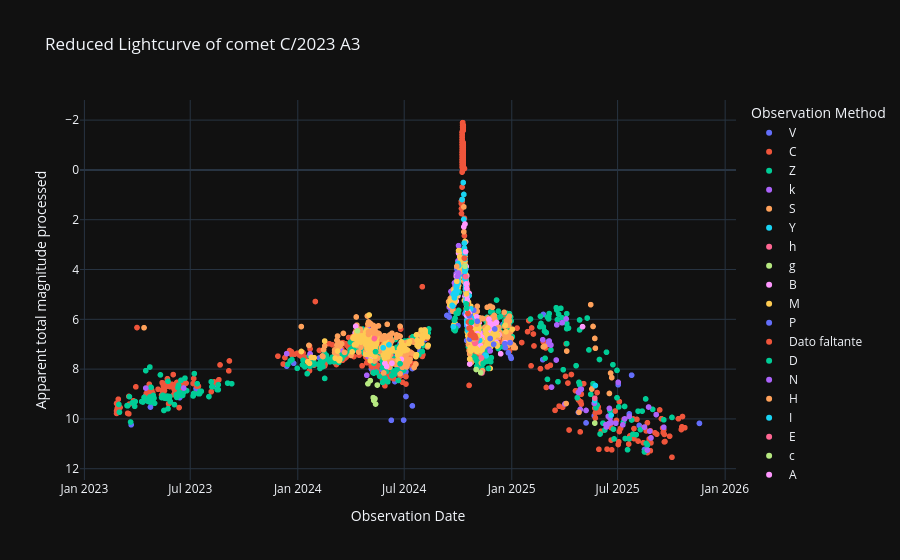

Here is the notebook cell this chart was saved with:
### Code cell
# Curva de luz reducida
labels = {'obs_date':'Observation Date','magnitud_reducida':'Apparent total magnitude processed', 'obs_method_key' : 'Observation Method'}
fig = px.scatter(curva_de_luz_procesada_df, x='obs_date', y='magnitud_reducida', color='obs_method_key', template= 'plotly_dark', labels= labels, title=f'Reduced Lightcurve of comet {nombre_cometa}')
fig.update_yaxes(autorange="reversed")
fig.show()

### Figure 1 — Plotly figure (JSON) as saved in the notebook; plotly's stock layout.template omitted (floating-point values rounded to 4 significant figures; data arrays with more than 128 entries replaced by an {"elided": "..."} marker saying what was removed)
{"data": [{"hovertemplate": "Observation Method=V<br>Observation Date=%{x}<br>Apparent total magnitude processed=%{y}<extra></extra>", "legendgroup": "V", "marker": {"color": "#636efa", "symbol": "circle"}, "mode": "markers", "name": "V", "showlegend": true, "type": "scattergl", "x": {"elided": "131 str values"}, "xaxis": "x", "y": {"elided": "131 float values"}, "yaxis": "y"}, {"hovertemplate": "Observation Method=C<br>Observation Date=%{x}<br>Apparent total magnitude processed=%{y}<extra></extra>", "legendgroup": "C", "marker": {"color": "#EF553B", "symbol": "circle"}, "mode": "markers", "name": "C", "showlegend": true, "type": "scattergl", "x": {"elided": "719 str values"}, "xaxis": "x", "y": {"elided": "719 float values"}, "yaxis": "y"}, {"hovertemplate": "Observation Method=Z<br>Observation Date=%{x}<br>Apparent total magnitude processed=%{y}<extra></extra>", "legendgroup": "Z", "marker": {"color": "#00cc96", "symbol": "circle"}, "mode": "markers", "name": "Z", "showlegend": true, "type": "scattergl", "x": {"elided": "467 str values"}, "xaxis": "x", "y": {"elided": "467 float values"}, "yaxis": "y"}, {"hovertemplate": "Observation Method=k<br>Observation Date=%{x}<br>Apparent total magnitude processed=%{y}<extra></extra>", "legendgroup": "k", "marker": {"color": "#ab63fa", "symbol": "circle"}, "mode": "markers", "name": "k", "showlegend": true, "type": "scattergl", "x": ["2025-09-18T00:00:00", "2025-09-05T00:00:00", "2025-08-27T00:00:00", "2025-08-25T00:00:00", "2025-08-23T00:00:00", "2025-08-21T00:00:00", "2025-08-16T00:00:00", "2025-07-21T00:00:00", "2025-07-13T00:00:00", "2025-07-10T00:00:00", "2025-07-02T00:00:00", "2025-06-28T00:00:00", "2025-06-20T00:00:00", "2025-06-18T00:00:00", "2025-06-17T00:00:00", "2025-06-16T00:00:00", "2025-06-15T00:00:00", "2025-06-12T00:00:00", "2025-06-11T00:00:00", "2025-05-22T00:00:00", "2025-05-08T00:00:00", "2025-04-30T00:00:00", "2025-04-28T00:00:00", "2025-04-28T00:00:00", "2025-04-26T00:00:00", "2025-04-25T00:00:00", "2025-04-04T00:00:00", "2025-04-02T00:00:00", "2025-03-28T00:00:00", "2025-03-19T00:00:00", "2025-03-18T00:00:00", "2025-03-10T00:00:00", "2025-03-09T00:00:00", "2025-03-06T00:00:00", "2025-03-04T00:00:00", "2025-02-23T00:00:00", "2024-11-29T00:00:00", "2024-11-28T00:00:00", "2024-11-27T00:00:00", "2024-11-22T00:00:00", "2024-11-12T00:00:00", "2024-11-01T00:00:00", "2024-10-28T00:00:00", "2024-10-24T00:00:00", "2024-10-23T00:00:00", "2024-10-20T00:00:00", "2024-10-19T00:00:00", "2024-10-03T00:00:00", "2024-10-02T00:00:00", "2024-10-01T00:00:00", "2024-09-29T00:00:00", "2024-09-28T00:00:00", "2024-09-27T00:00:00", "2024-09-26T00:00:00", "2024-09-26T00:00:00", "2024-09-25T00:00:00", "2024-09-25T00:00:00", "2024-09-25T00:00:00", "2024-09-24T00:00:00", "2024-09-21T00:00:00", "2024-09-19T00:00:00", "2024-09-19T00:00:00", "2024-09-16T00:00:00", "2024-07-28T00:00:00", "2024-06-26T00:00:00", "2024-06-11T00:00:00", "2024-06-10T00:00:00", "2024-05-31T00:00:00", "2024-05-13T00:00:00", "2024-05-13T00:00:00", "2024-05-13T00:00:00", "2024-05-12T00:00:00", "2024-05-12T00:00:00", "2024-05-12T00:00:00", "2024-05-12T00:00:00", "2024-05-07T00:00:00", "2024-05-03T00:00:00", "2024-05-02T00:00:00", "2024-05-01T00:00:00", "2024-05-01T00:00:00", "2024-04-30T00:00:00", "2024-04-28T00:00:00", "2024-04-15T00:00:00", "2024-03-14T00:00:00", "2024-03-05T00:00:00", "2024-01-22T00:00:00", "2023-12-13T00:00:00", "2023-06-20T00:00:00", "2023-04-16T00:00:00"], "xaxis": "x", "y": [10.34, 9.827, 10.76, 10.49, 9.522, 11.25, 10.33, 9.897, 10.0, 10.24, 8.529, 10.17, 10.15, 9.968, 9.578, 10.19, 9.896, 10.32, 10.23, 9.374, 9.659, 8.807, 9.619, 8.819, 9.732, 8.938, 5.982, 9.398, 6.14, 6.225, 7.635, 8.722, 7.034, 6.871, 6.996, 6.82, 6.219, 6.379, 6.042, 6.774, 6.564, 6.415, 7.037, 7.024, 7.076, 6.154, 7.009, 3.918, 3.042, 3.655, 3.873, 4.17, 4.668, 4.658, 4.758, 5.037, 5.037, 4.537, 5.016, 5.043, 5.282, 4.882, 5.509, 6.975, 7.303, 7.669, 7.761, 7.586, 7.601, 6.301, 6.501, 6.688, 6.888, 6.888, 7.088, 7.513, 7.344, 6.726, 6.407, 6.607, 7.488, 8.247, 6.442, 7.219, 7.259, 7.388, 7.38, 8.759, 8.762], "yaxis": "y"}, {"hovertemplate": "Observation Method=S<br>Observation Date=%{x}<br>Apparent total magnitude processed=%{y}<extra></extra>", "legendgroup": "S", "marker": {"color": "#FFA15A", "symbol": "circle"}, "mode": "markers", "name": "S", "showlegend": true, "type": "scattergl", "x": {"elided": "581 str values"}, "xaxis": "x", "y": {"elided": "581 float values"}, "yaxis": "y"}, {"hovertemplate": "Observation Method=Y<br>Observation Date=%{x}<br>Apparent total magnitude processed=%{y}<extra></extra>", "legendgroup": "Y", "marker": {"color": "#19d3f3", "symbol": "circle"}, "mode": "markers", "name": "Y", "showlegend": true, "type": "scattergl", "x": ["2025-06-20T00:00:00", "2025-05-24T00:00:00", "2025-05-23T00:00:00"], "xaxis": "x", "y": [9.85, 8.661, 9.268], "yaxis": "y"}, {"hovertemplate": "Observation Method=h<br>Observation Date=%{x}<br>Apparent total magnitude processed=%{y}<extra></extra>", "legendgroup": "h", "marker": {"color": "#FF6692", "symbol": "circle"}, "mode": "markers", "name": "h", "showlegend": true, "type": "scattergl", "x": ["2025-05-23T00:00:00"], "xaxis": "x", "y": [9.168], "yaxis": "y"}, {"hovertemplate": "Observation Method=g<br>Observation Date=%{x}<br>Apparent total magnitude processed=%{y}<extra></extra>", "legendgroup": "g", "marker": {"color": "#B6E880", "symbol": "circle"}, "mode": "markers", "name": "g", "showlegend": true, "type": "scattergl", "x": ["2025-05-23T00:00:00"], "xaxis": "x", "y": [10.17], "yaxis": "y"}, {"hovertemplate": "Observation Method=B<br>Observation Date=%{x}<br>Apparent total magnitude processed=%{y}<extra></extra>", "legendgroup": "B", "marker": {"color": "#FF97FF", "symbol": "circle"}, "mode": "markers", "name": "B", "showlegend": true, "type": "scattergl", "x": {"elided": "164 str values"}, "xaxis": "x", "y": {"elided": "164 float values"}, "yaxis": "y"}, {"hovertemplate": "Observation Method=M<br>Observation Date=%{x}<br>Apparent total magnitude processed=%{y}<extra></extra>", "legendgroup": "M", "marker": {"color": "#FECB52", "symbol": "circle"}, "mode": "markers", "name": "M", "showlegend": true, "type": "scattergl", "x": {"elided": "554 str values"}, "xaxis": "x", "y": {"elided": "554 float values"}, "yaxis": "y"}, {"hovertemplate": "Observation Method=P<br>Observation Date=%{x}<br>Apparent total magnitude processed=%{y}<extra></extra>", "legendgroup": "P", "marker": {"color": "#636efa", "symbol": "circle"}, "mode": "markers", "name": "P", "showlegend": true, "type": "scattergl", "x": ["2024-12-31T00:00:00", "2024-12-30T00:00:00", "2024-12-29T00:00:00", "2024-12-26T00:00:00", "2024-12-21T00:00:00", "2024-12-20T00:00:00", "2024-12-03T00:00:00", "2024-12-01T00:00:00", "2024-11-25T00:00:00", "2024-11-23T00:00:00", "2024-11-21T00:00:00", "2024-11-16T00:00:00", "2024-10-28T00:00:00", "2024-10-22T00:00:00", "2024-10-20T00:00:00", "2024-10-16T00:00:00", "2024-10-16T00:00:00", "2024-10-15T00:00:00", "2024-10-14T00:00:00", "2024-10-14T00:00:00", "2024-10-13T00:00:00", "2024-10-13T00:00:00", "2024-10-12T00:00:00", "2024-10-01T00:00:00"], "xaxis": "x", "y": [7.568, 7.502, 6.937, 7.346, 7.138, 6.978, 6.387, 7.001, 6.77, 7.203, 7.245, 7.424, 5.637, 5.833, 6.154, 6.25, 5.75, 5.28, 4.987, 4.587, 5.773, 3.873, 4.244, 6.255], "yaxis": "y"}, {"hovertemplate": "Observation Method=Dato faltante<br>Observation Date=%{x}<br>Apparent total magnitude processed=%{y}<extra></extra>", "legendgroup": "Dato faltante", "marker": {"color": "#EF553B", "symbol": "circle"}, "mode": "markers", "name": "Dato faltante", "showlegend": true, "type": "scattergl", "x": ["2024-12-01T00:00:00", "2024-11-25T00:00:00", "2024-11-20T00:00:00", "2024-11-11T00:00:00", "2024-10-23T00:00:00", "2024-10-16T00:00:00", "2024-10-16T00:00:00", "2024-10-16T00:00:00", "2024-10-02T00:00:00"], "xaxis": "x", "y": [NaN, NaN, NaN, NaN, NaN, NaN, NaN, NaN, NaN], "yaxis": "y"}, {"hovertemplate": "Observation Method=D<br>Observation Date=%{x}<br>Apparent total magnitude processed=%{y}<extra></extra>", "legendgroup": "D", "marker": {"color": "#00cc96", "symbol": "circle"}, "mode": "markers", "name": "D", "showlegend": true, "type": "scattergl", "x": ["2024-11-27T00:00:00", "2024-11-22T00:00:00", "2024-11-20T00:00:00", "2024-11-13T00:00:00", "2024-11-02T00:00:00", "2024-11-01T00:00:00", "2024-10-03T00:00:00", "2024-10-02T00:00:00", "2024-10-01T00:00:00", "2024-09-28T00:00:00", "2024-09-27T00:00:00", "2024-09-26T00:00:00", "2024-09-26T00:00:00", "2024-09-25T00:00:00", "2024-09-25T00:00:00", "2024-09-25T00:00:00", "2024-09-24T00:00:00", "2024-06-24T00:00:00", "2024-06-18T00:00:00", "2024-06-10T00:00:00", "2024-06-03T00:00:00", "2024-05-29T00:00:00", "2024-05-25T00:00:00", "2024-05-14T00:00:00", "2024-05-13T00:00:00", "2024-05-10T00:00:00", "2024-05-09T00:00:00"], "xaxis": "x", "y": [7.542, 7.974, 7.317, 7.776, 7.892, 7.615, 4.918, 5.642, 5.755, 5.77, 6.368, 5.958, 6.458, 6.037, 6.337, 6.037, 6.416, 7.782, 8.026, 8.261, 8.508, 8.369, 8.534, 8.115, 7.301, 8.159, 8.145], "yaxis": "y"}, {"hovertemplate": "Observation Method=N<br>Observation Date=%{x}<br>Apparent total magnitude processed=%{y}<extra></extra>", "legendgroup": "N", "marker": {"color": "#ab63fa", "symbol": "circle"}, "mode": "markers", "name": "N", "showlegend": true, "type": "scattergl", "x": ["2024-11-25T00:00:00"], "xaxis": "x", "y": [7.27], "yaxis": "y"}, {"hovertemplate": "Observation Method=H<br>Observation Date=%{x}<br>Apparent total magnitude processed=%{y}<extra></extra>", "legendgroup": "H", "marker": {"color": "#FFA15A", "symbol": "circle"}, "mode": "markers", "name": "H", "showlegend": true, "type": "scattergl", "x": ["2024-11-20T00:00:00", "2024-11-13T00:00:00", "2024-11-06T00:00:00", "2024-11-02T00:00:00", "2024-06-24T00:00:00", "2024-06-18T00:00:00", "2024-06-10T00:00:00", "2024-06-03T00:00:00", "2024-05-29T00:00:00", "2024-05-25T00:00:00", "2024-05-14T00:00:00", "2024-05-13T00:00:00", "2024-05-13T00:00:00", "2024-05-12T00:00:00", "2024-05-12T00:00:00", "2024-05-10T00:00:00", "2024-05-09T00:00:00", "2024-05-01T00:00:00", "2024-05-01T00:00:00", "2024-05-01T00:00:00", "2024-05-01T00:00:00"], "xaxis": "x", "y": [5.517, 5.976, 6.045, 6.192, 6.282, 6.626, 6.561, 6.708, 6.769, 6.734, 6.615, 6.301, 6.701, 6.288, 6.688, 6.559, 6.445, 6.107, 6.507, 6.207, 6.607], "yaxis": "y"}, {"hovertemplate": "Observation Method=I<br>Observation Date=%{x}<br>Apparent total magnitude processed=%{y}<extra></extra>", "legendgroup": "I", "marker": {"color": "#19d3f3", "symbol": "circle"}, "mode": "markers", "name": "I", "showlegend": true, "type": "scattergl", "x": ["2024-11-18T00:00:00", "2024-11-17T00:00:00", "2024-11-07T00:00:00", "2024-11-04T00:00:00", "2024-11-03T00:00:00", "2024-11-01T00:00:00", "2024-10-25T00:00:00", "2024-10-23T00:00:00", "2024-10-23T00:00:00", "2024-10-23T00:00:00", "2024-10-22T00:00:00", "2024-10-22T00:00:00", "2024-10-21T00:00:00", "2024-10-20T00:00:00", "2024-10-20T00:00:00", "2024-10-20T00:00:00", "2024-10-20T00:00:00", "2024-10-20T00:00:00", "2024-10-19T00:00:00", "2024-10-19T00:00:00", "2024-10-19T00:00:00", "2024-10-19T00:00:00", "2024-10-18T00:00:00", "2024-10-18T00:00:00", "2024-10-18T00:00:00", "2024-10-18T00:00:00", "2024-10-17T00:00:00", "2024-10-17T00:00:00", "2024-10-17T00:00:00", "2024-10-17T00:00:00", "2024-10-17T00:00:00", "2024-10-16T00:00:00", "2024-10-16T00:00:00", "2024-10-16T00:00:00", "2024-10-16T00:00:00", "2024-10-16T00:00:00", "2024-10-16T00:00:00", "2024-10-16T00:00:00", "2024-10-16T00:00:00", "2024-10-16T00:00:00", "2024-10-16T00:00:00", "2024-10-15T00:00:00", "2024-10-15T00:00:00", "2024-10-15T00:00:00", "2024-10-15T00:00:00", "2024-10-15T00:00:00", "2024-10-15T00:00:00", "2024-10-15T00:00:00", "2024-10-15T00:00:00", "2024-10-14T00:00:00", "2024-10-14T00:00:00", "2024-10-14T00:00:00", "2024-10-14T00:00:00", "2024-10-14T00:00:00", "2024-10-14T00:00:00", "2024-10-14T00:00:00", "2024-10-13T00:00:00", "2024-10-13T00:00:00", "2024-10-13T00:00:00", "2024-10-13T00:00:00", "2024-10-13T00:00:00", "2024-10-13T00:00:00", "2024-10-13T00:00:00", "2024-10-13T00:00:00", "2024-10-13T00:00:00", "2024-10-13T00:00:00", "2024-10-13T00:00:00", "2024-10-13T00:00:00", "2024-10-13T00:00:00", "2024-10-12T00:00:00", "2024-10-12T00:00:00", "2024-10-12T00:00:00", "2024-10-12T00:00:00", "2024-10-12T00:00:00", "2024-10-11T00:00:00", "2024-10-11T00:00:00", "2024-10-10T00:00:00", "2024-10-08T00:00:00", "2024-10-02T00:00:00", "2024-10-02T00:00:00", "2024-10-02T00:00:00", "2024-10-02T00:00:00", "2024-10-01T00:00:00", "2024-10-01T00:00:00", "2024-10-01T00:00:00", "2024-10-01T00:00:00", "2024-10-01T00:00:00", "2024-10-01T00:00:00", "2024-10-01T00:00:00", "2024-10-01T00:00:00", "2024-09-30T00:00:00", "2024-09-30T00:00:00", "2024-09-30T00:00:00", "2024-09-29T00:00:00", "2024-09-29T00:00:00", "2024-09-29T00:00:00", "2024-09-29T00:00:00", "2024-09-28T00:00:00", "2024-09-28T00:00:00", "2024-09-28T00:00:00", "2024-09-28T00:00:00", "2024-09-28T00:00:00", "2024-09-25T00:00:00", "2024-09-25T00:00:00", "2024-09-25T00:00:00", "2024-09-23T00:00:00", "2024-09-23T00:00:00", "2024-09-22T00:00:00", "2024-09-21T00:00:00"], "xaxis": "x", "y": [7.468, 7.444, 6.843, 6.864, 6.778, 6.915, 5.969, 6.076, 5.976, 5.576, 6.333, 6.233, 6.294, 6.254, 6.154, 6.154, 6.254, 5.054, 5.909, 5.709, 5.809, 6.109, 6.466, 5.666, 5.966, 6.266, 6.212, 6.112, 5.012, 5.712, 5.912, 6.15, 5.75, 5.25, 6.05, 5.65, 5.15, 5.75, 5.55, 5.65, 5.05, 4.68, 5.18, 5.68, 5.68, 4.68, 4.58, 5.38, 5.18, 4.387, 3.987, 4.587, 4.787, 4.787, 4.687, 5.287, 4.373, 4.373, 4.073, 3.573, 3.873, 3.373, 3.873, 3.873, 3.873, 3.273, 3.873, 3.973, 4.073, 3.244, 3.544, 2.944, 2.944, 3.144, 1.985, 0.9852, 0.5069, 1.189, 4.242, 3.842, 4.142, 4.142, 3.755, 4.355, 4.555, 4.455, 4.555, 4.555, 4.255, 4.555, 4.469, 4.469, 4.869, 4.473, 4.673, 4.673, 4.573, 4.67, 4.77, 4.97, 4.97, 4.77, 4.937, 4.937, 5.137, 4.997, 6.297, 5.466, 5.443], "yaxis": "y"}, {"hovertemplate": "Observation Method=E<br>Observation Date=%{x}<br>Apparent total magnitude processed=%{y}<extra></extra>", "legendgroup": "E", "marker": {"color": "#FF6692", "symbol": "circle"}, "mode": "markers", "name": "E", "showlegend": true, "type": "scattergl", "x": ["2024-11-11T00:00:00", "2024-11-10T00:00:00", "2024-11-02T00:00:00", "2024-10-31T00:00:00", "2024-10-30T00:00:00", "2024-10-29T00:00:00", "2024-10-23T00:00:00", "2024-10-22T00:00:00", "2024-10-14T00:00:00", "2024-05-11T00:00:00"], "xaxis": "x", "y": [8.154, 7.546, 6.792, 6.939, 6.968, 6.902, 6.276, 6.033, 4.287, 6.774], "yaxis": "y"}, {"hovertemplate": "Observation Method=c<br>Observation Date=%{x}<br>Apparent total magnitude processed=%{y}<extra></extra>", "legendgroup": "c", "marker": {"color": "#B6E880", "symbol": "circle"}, "mode": "markers", "name": "c", "showlegend": true, "type": "scattergl", "x": ["2024-11-09T00:00:00", "2024-11-01T00:00:00", "2024-10-13T00:00:00", "2024-05-16T00:00:00", "2024-05-13T00:00:00", "2024-05-12T00:00:00", "2024-05-10T00:00:00", "2024-05-09T00:00:00", "2024-05-04T00:00:00", "2024-04-30T00:00:00", "2024-04-12T00:00:00"], "xaxis": "x", "y": [8.144, 8.015, 3.873, 8.64, 9.401, 9.188, 9.259, 9.145, 8.462, 8.588, 6.461], "yaxis": "y"}, {"hovertemplate": "Observation Method=A<br>Observation Date=%{x}<br>Apparent total magnitude processed=%{y}<extra></extra>", "legendgroup": "A", "marker": {"color": "#FF97FF", "symbol": "circle"}, "mode": "markers", "name": "A", "showlegend": true, "type": "scattergl", "x": ["2024-11-08T00:00:00", "2024-11-03T00:00:00", "2024-11-02T00:00:00", "2024-10-24T00:00:00", "2024-10-22T00:00:00", "2024-10-20T00:00:00", "2024-10-19T00:00:00", "2024-10-18T00:00:00", "2024-10-18T00:00:00", "2024-10-17T00:00:00", "2024-10-16T00:00:00", "2024-10-16T00:00:00", "2024-10-16T00:00:00", "2024-10-15T00:00:00", "2024-10-14T00:00:00", "2024-10-13T00:00:00"], "xaxis": "x", "y": [6.642, 6.578, 5.892, 6.224, 6.133, 5.754, 6.209, 5.866, 5.666, 5.212, 5.05, 5.85, 4.75, 4.58, 3.287, 2.173], "yaxis": "y"}, {"hovertemplate": "Observation Method=O<br>Observation Date=%{x}<br>Apparent total magnitude processed=%{y}<extra></extra>", "legendgroup": "O", "marker": {"color": "#FECB52", "symbol": "circle"}, "mode": "markers", "name": "O", "showlegend": true, "type": "scattergl", "x": ["2024-11-04T00:00:00", "2024-10-30T00:00:00", "2024-10-28T00:00:00", "2024-10-27T00:00:00", "2024-10-22T00:00:00", "2024-10-21T00:00:00", "2024-10-15T00:00:00", "2024-09-29T00:00:00"], "xaxis": "x", "y": [6.664, 6.768, 6.737, 6.776, 6.633, 6.594, 4.98, 4.473], "yaxis": "y"}, {"hovertemplate": "Observation Method=T<br>Observation Date=%{x}<br>Apparent total magnitude processed=%{y}<extra></extra>", "legendgroup": "T", "marker": {"color": "#636efa", "symbol": "circle"}, "mode": "markers", "name": "T", "showlegend": true, "type": "scattergl", "x": ["2024-11-03T00:00:00", "2024-10-21T00:00:00", "2024-10-20T00:00:00"], "xaxis": "x", "y": [6.078, 6.794, 5.854], "yaxis": "y"}, {"hovertemplate": "Observation Method=-<br>Observation Date=%{x}<br>Apparent total magnitude processed=%{y}<extra></extra>", "legendgroup": "-", "marker": {"color": "#EF553B", "symbol": "circle"}, "mode": "markers", "name": "-", "showlegend": true, "type": "scattergl", "x": ["2024-10-31T00:00:00", "2024-10-30T00:00:00", "2024-10-29T00:00:00", "2024-10-28T00:00:00", "2024-10-28T00:00:00", "2024-10-27T00:00:00", "2024-10-24T00:00:00", "2024-10-22T00:00:00", "2024-10-22T00:00:00", "2024-10-20T00:00:00", "2024-10-19T00:00:00", "2024-10-18T00:00:00", "2024-10-17T00:00:00", "2024-10-12T00:00:00", "2024-10-12T00:00:00", "2024-10-12T00:00:00", "2024-10-12T00:00:00", "2024-10-09T00:00:00"], "xaxis": "x", "y": [6.739, 6.668, 6.702, 6.737, 6.637, 6.676, 6.524, 6.633, 6.333, 6.354, 6.109, 5.766, 5.412, 3.544, 3.544, -0.05629, -0.05629, 0.006221], "yaxis": "y"}, {"hovertemplate": "Observation Method=G<br>Observation Date=%{x}<br>Apparent total magnitude processed=%{y}<extra></extra>", "legendgroup": "G", "marker": {"color": "#00cc96", "symbol": "circle"}, "mode": "markers", "name": "G", "showlegend": true, "type": "scattergl", "x": ["2024-10-24T00:00:00", "2024-10-16T00:00:00", "2024-10-15T00:00:00"], "xaxis": "x", "y": [6.124, 5.55, 5.38], "yaxis": "y"}, {"hovertemplate": "Observation Method=t<br>Observation Date=%{x}<br>Apparent total magnitude processed=%{y}<extra></extra>", "legendgroup": "t", "marker": {"color": "#ab63fa", "symbol": "circle"}, "mode": "markers", "name": "t", "showlegend": true, "type": "scattergl", "x": ["2024-10-02T00:00:00", "2024-09-30T00:00:00"], "xaxis": "x", "y": [4.142, 4.269], "yaxis": "y"}, {"hovertemplate": "Observation Method=i<br>Observation Date=%{x}<br>Apparent total magnitude processed=%{y}<extra></extra>", "legendgroup": "i", "marker": {"color": "#FFA15A", "symbol": "circle"}, "mode": "markers", "name": "i", "showlegend": true, "type": "scattergl", "x": ["2024-09-29T00:00:00"], "xaxis": "x", "y": [3.873], "yaxis": "y"}, {"hovertemplate": "Observation Method=d<br>Observation Date=%{x}<br>Apparent total magnitude processed=%{y}<extra></extra>", "legendgroup": "d", "marker": {"color": "#19d3f3", "symbol": "circle"}, "mode": "markers", "name": "d", "showlegend": true, "type": "scattergl", "x": ["2024-06-05T00:00:00", "2024-05-26T00:00:00"], "xaxis": "x", "y": [7.025, 7.143], "yaxis": "y"}], "layout": {"legend": {"title": {"text": "Observation Method"}, "tracegroupgap": 0}, "title": {"text": "Reduced Lightcurve of comet C/2023 A3"}, "xaxis": {"anchor": "y", "domain": [0, 1], "title": {"text": "Observation Date"}}, "yaxis": {"anchor": "x", "autorange": "reversed", "domain": [0, 1], "title": {"text": "Apparent total magnitude processed"}}}}
